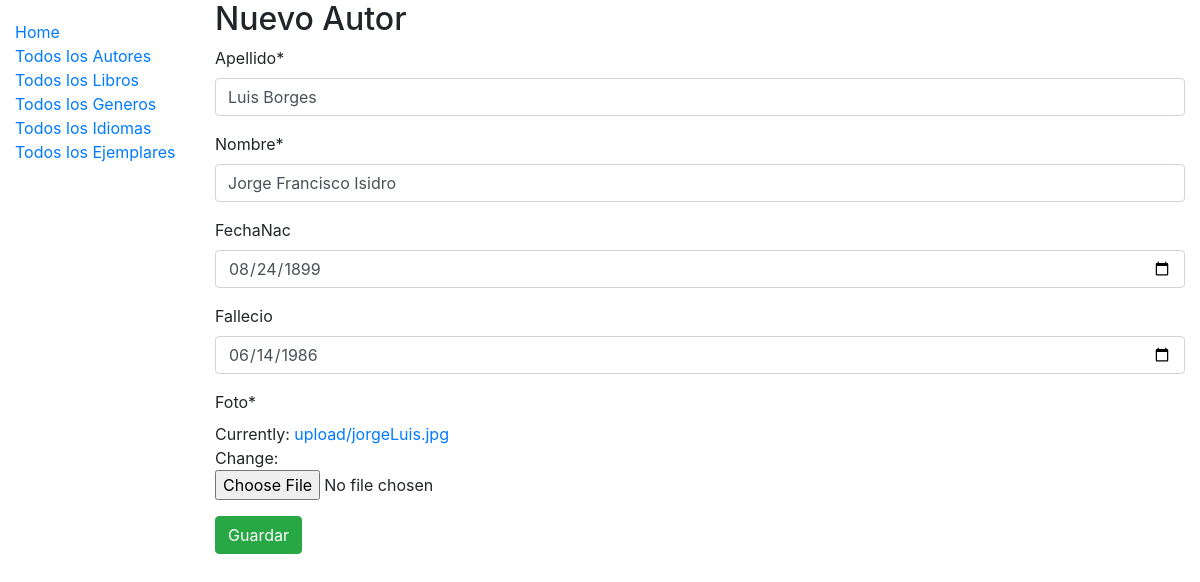
Screenshot of /catalogo/autores/update/1 with the database file from the repository.
### catalogo/models.py (models this page shows, shortened)
class Autor(models.Model):
    nombre = models.CharField(max_length=50)
    apellido = models.CharField(max_length=50)
    fechaNac = models.DateField(null=True, blank=True)
    fechaDeceso = models.DateField('Fallecio', null=True, blank=True)
    foto = models.ImageField(upload_to='upload/', null=True)
    def __str__(self) -> str:
        return '%s, %s ' % (self.nombre, self.apellido)
    class Meta:
        ordering = ["apellido", "nombre"]

### catalogo/views.py (the view)
# urls.py: path('autores/update/<pk>', views.autor_update, name='autor_update'),
def autor_update(request, pk):
    autor = get_object_or_404(Autor, pk=pk)
    if request.method == "POST":
        formulario = AutorForm(request.POST, request.FILES)
        if formulario.is_valid():
            autor.apellido = formulario.cleaned_data['apellido']
            autor.nombre = formulario.cleaned_data['nombre']
            autor.fechaNac = formulario.cleaned_data['fechaNac']
            autor.fechaDeceso = formulario.cleaned_data['fechaDeceso']
            autor.foto = formulario.cleaned_data['foto']
            autor.save()
            return redirect('autores')
    else:
        formulario = AutorForm(instance=autor)
    return render(request, 'autor_new.html', {'formulario':formulario})

### catalogo/forms.py
class AutorForm(forms.ModelForm):
    class Meta:
        model = Autor
        fields = ('apellido', 'nombre', 'fechaNac', 'fechaDeceso', 'foto')
        widgets = {
            'fechaNac':NumberInput(attrs={'type':'date'}),
            'fechaDeceso':NumberInput(attrs={'type':'date'}),
        }

### catalogo/templates/autor_new.html (shortened to what this page needs)
{% extends "base.html" %}
{% load crispy_forms_tags %}
{% block content %}
    <h2>Nuevo Autor</h2>
    <form method="POST" enctype="multipart/form-data" novalidate>
        <table>{{ formulario|crispy }}</table>
        <button type="submit" class="save btn btn-success">Guardar</button>
    </form>
{% endblock %}

### rows the page displays
Autor: apellido "Luis Borges", nombre "Jorge Francisco Isidro", fechaNac "08/24/1899", fechaDeceso "06/14/1986"
